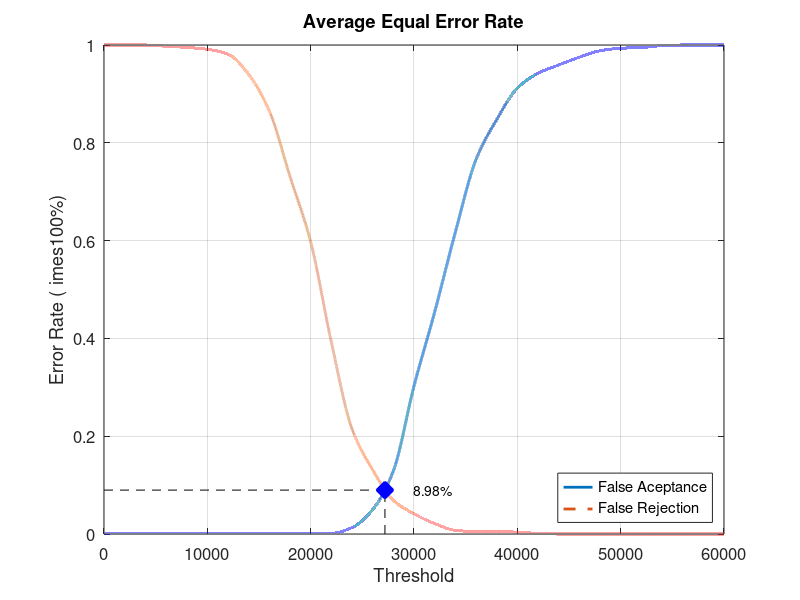
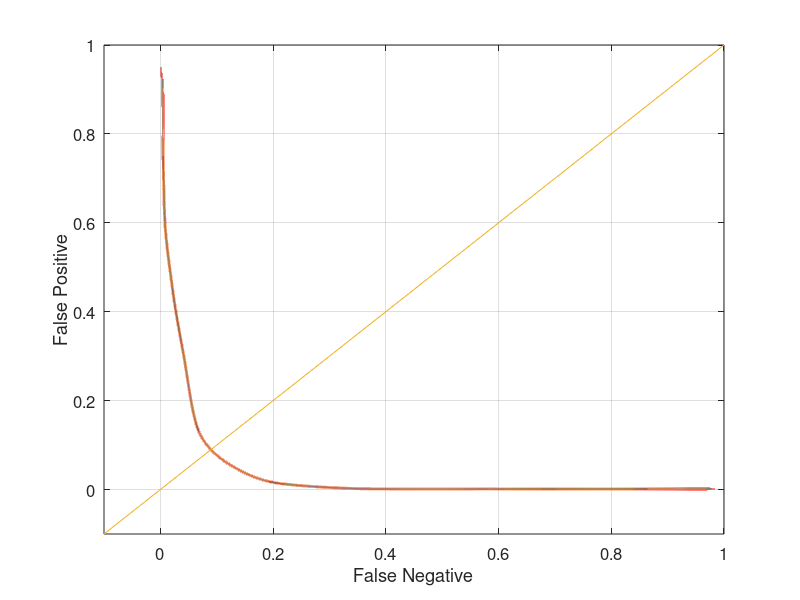

Here is the MATLAB script that generated these plots, in order:
close all;
clear;
clc;
x = 0:2000:60000;
xq = 0:0.5:60000;

y0 = [0 0.00131579 0.00131579 0.00131579 0.00131579 0.00131579 0.00131579 0.00131579 0.00131579 0.00131579 0.00131579 0.00131579 0.0131579 0.05 0.128947 0.302632 0.453947 0.617105 0.765789 0.847368 0.911842 0.942105 0.959211 0.975 0.988158 0.993421 0.994737 0.998684 1 1 1]
yy0 = interp1(x, y0, xq, 'pchip');
y1 = [1 1 1 0.9975 0.995 0.99125 0.98125 0.94 0.865 0.73125 0.5975 0.3925 0.215 0.13125 0.06875 0.04125 0.02125 0.0075 0.005 0.005 0.00375 0.00125 0 0 0 0 0 0 0 0 0]
yy1 = interp1(x, y1, xq, 'pchip');

% Calculating EER: 
y2 = abs(y0 - y1);
find(y2 == min(y2))
yy2 = abs(yy0 - yy1);
xEER = find(yy2 == min(yy2));
xEERIndex = xq(xEER) % X-axis EER
yEER = yy0(xEER) % Y-axis EER

main = figure
plot(xq, yy0,'-','LineWidth', 2);	hold on
plot(xq, yy1,'--','LineWidth', 2);	hold on
plot([xEERIndex xEERIndex], [0 yEER], 'k--');	hold on
plot([0 xEERIndex], [yEER yEER], 'k--');	hold on
plot(xEERIndex, yEER, 'bx', 'LineWidth', 10);	hold on
text(xEERIndex + 10 * xEERIndex / 100, yEER, [num2str(round((10000 * yEER)) / 100) '%'])
legend('False Aceptance', 'False Rejection', 'Location', 'SouthEast')
xlabel('Threshold')
ylabel('Error Rate (	imes100%)')
title('Average Equal Error Rate')
set(gca, 'FontSize', 12)
axis([0 60000 0 1])
grid on

print(main, 'Experiment3AverageMain', '-dpng');
FNRxFPR = figure('Color', [1 1 1]);
plot(yy1, yy0, '-', yy1, yy0, 'LineWidth', 2);
hold on
y = -0.1:0.1:1
plot(y, y); 
set(gca, 'FontSize', 12)
xlabel('False Negative')
ylabel('False Positive')
axis([-0.1 1 -0.1 1])
set(gca, 'FontSize', 12)
grid on

print(FNRxFPR, 'Experiment3AverageFNRxFPR','-dpng');
